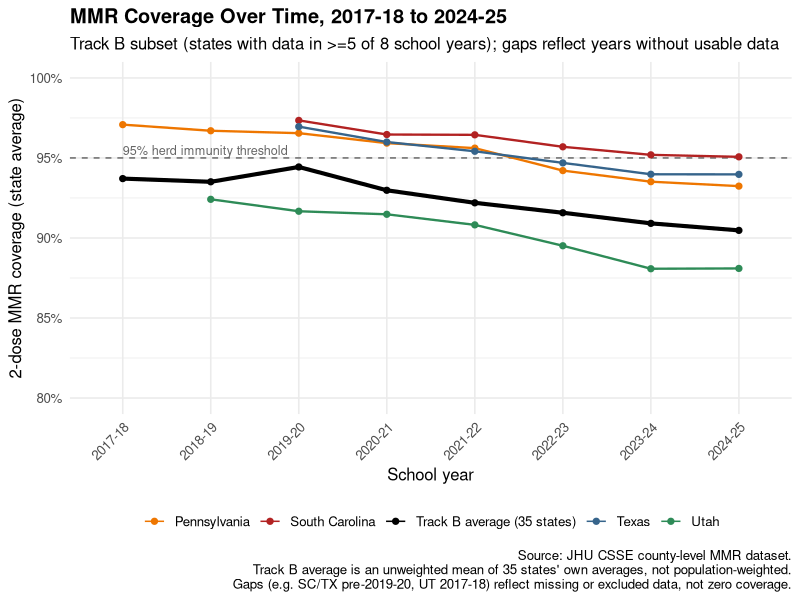
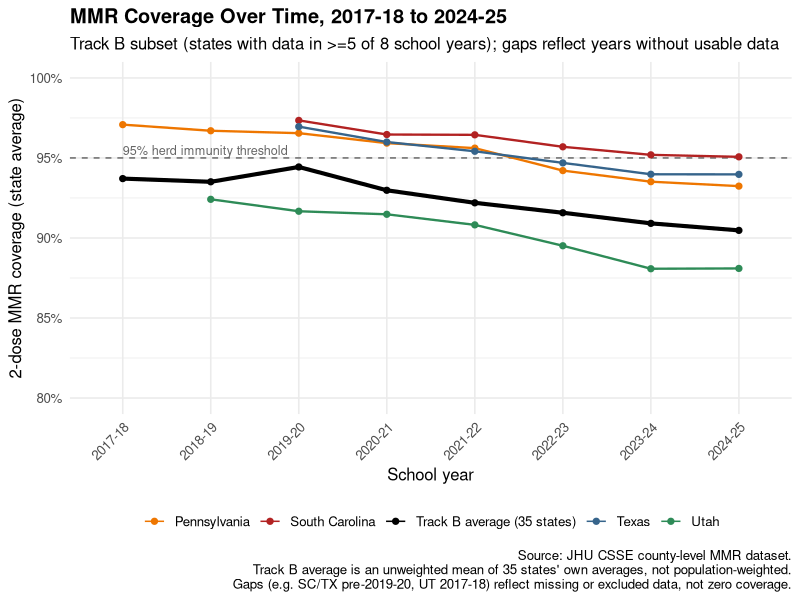

The R source for these figures, in order:
# ============================================================
# 06_trend_chart.R
# Track B trend line: MMR coverage over time (school years
# 2017-18 through 2024-25), for the 35-state longitudinal subset.
# ============================================================
#
# WHY THIS SCRIPT EXISTS:
#   Scripts 03-05 all address the CROSS-SECTIONAL half of the research
#   question ("how does coverage relate to case counts"). This script
#   addresses the other half -- "how has coverage changed over time" --
#   which up to now has only been supported by externally-cited figures
#   in the report's Introduction, not by this project's own data.
#
# WHICH STATES ARE SHOWN:
#   - A bold "Track B average" line: the mean of all 35 states' own
#     year-by-year averages (an average of state averages, consistent
#     with the unweighted-by-population approach used throughout this
#     project -- NOT population-weighted).
#   - Four individual state lines, chosen because they're the outbreak
#     states examined in Findings 1-3 of the report: South Carolina,
#     Pennsylvania, Texas, and Utah. All four happen to qualify for
#     Track B (>=5 of 8 years), which was confirmed before writing this
#     script rather than assumed.
#   - Gaps in a state's own line (e.g. SC/TX have no data before
#     2019-20; Utah's earliest usable year is 2018-19 since 2017-18 is
#     excluded as a methodology-mismatch year -- see 02_clean_mmr_coverage.R)
#     are left as actual gaps rather than interpolated, so the chart
#     doesn't imply data that doesn't exist.
# ============================================================

library(tidyverse)

mmr_trend <- read_csv("data/clean/mmr_state_trend_20260704.csv", show_col_types = FALSE)

cat("States in Track B trend subset:", n_distinct(mmr_trend$State), "\n")

highlight_states <- c("SC", "PA", "TX", "UT")
missing_check <- setdiff(highlight_states, unique(mmr_trend$State))
if (length(missing_check) > 0) {
  warning("These highlight states are NOT in the Track B subset: ", paste(missing_check, collapse = ", "))
}

# --- "Track B average" line: mean of all 35 states' own year averages ---
track_b_avg <- mmr_trend %>%
  group_by(school_year) %>%
  summarise(mean_mmr_rate = mean(mean_mmr_rate, na.rm = TRUE), .groups = "drop") %>%
  mutate(State = "Track B average (35 states)")

# --- Combine highlight states + average line into one plotting frame ---
plot_data <- mmr_trend %>%
  filter(State %in% highlight_states) %>%
  select(State, school_year, mean_mmr_rate) %>%
  bind_rows(track_b_avg) %>%
  mutate(
    school_year = factor(school_year, levels = c(
      "2017-18","2018-19","2019-20","2020-21",
      "2021-22","2022-23","2023-24","2024-25"
    )),
    line_group = if_else(State == "Track B average (35 states)", "Average", "Highlighted state")
  )

# --- Line chart ---
p <- ggplot(plot_data, aes(x = school_year, y = mean_mmr_rate, group = State,
                            color = State, linewidth = line_group)) +
  geom_hline(yintercept = 0.95, linetype = "dashed", color = "gray40", linewidth = 0.5) +
  geom_line(na.rm = TRUE) +
  geom_point(size = 1.8, na.rm = TRUE) +
  # annotate() is placed AFTER the geom_line/geom_point layers on purpose:
  # ggplot2 infers the x-axis scale type (discrete vs. continuous) from the
  # FIRST layer with a mapped x value, in the order layers are added. Since
  # annotate()'s x = 1 is a bare numeric, putting it before the factor-x
  # layers made ggplot lock in a continuous scale, which then broke when it
  # hit the "2017-18" factor labels. Explicit scale_x_discrete() below is a
  # second, more robust safeguard against this regardless of layer order.
  annotate("text", x = 1, y = 0.955, label = "95% herd immunity threshold",
           hjust = 0, size = 3.2, color = "gray40") +
  scale_x_discrete() +
  scale_linewidth_manual(values = c("Average" = 1.4, "Highlighted state" = 0.8), guide = "none") +
  scale_color_manual(values = c(
    "Track B average (35 states)" = "black",
    "SC" = "firebrick",
    "PA" = "darkorange2",
    "TX" = "steelblue4",
    "UT" = "seagreen4"
  ), labels = c(
    "Track B average (35 states)" = "Track B average (35 states)",
    "SC" = "South Carolina",
    "PA" = "Pennsylvania",
    "TX" = "Texas",
    "UT" = "Utah"
  )) +
  scale_y_continuous(labels = scales::percent, limits = c(0.8, 1)) +
  labs(
    title = "MMR Coverage Over Time, 2017-18 to 2024-25",
    subtitle = "Track B subset (states with data in >=5 of 8 school years); gaps reflect years without usable data",
    x = "School year", y = "2-dose MMR coverage (state average)", color = NULL,
    caption = paste(
      "Source: JHU CSSE county-level MMR dataset.",
      "Track B average is an unweighted mean of 35 states' own averages, not population-weighted.",
      "Gaps (e.g. SC/TX pre-2019-20, UT 2017-18) reflect missing or excluded data, not zero coverage.",
      sep = "\n"
    )
  ) +
  theme_minimal(base_size = 12) +
  theme(plot.title = element_text(face = "bold"), legend.position = "bottom",
        axis.text.x = element_text(angle = 45, hjust = 1))

print(p)

dir.create("output/figures", recursive = TRUE, showWarnings = FALSE)
ggsave("output/figures/mmr_trend_chart_20260704.png", plot = p, width = 9, height = 6.5, dpi = 300)

write_csv(plot_data, "data/clean/mmr_trend_plot_data_20260704.csv")
